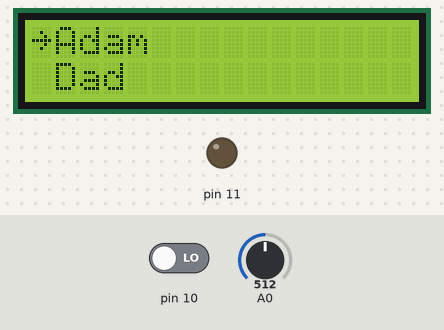
A sketch run on a simulated Arduino Uno, built with avr-gcc and run on an emulated ATmega328P. On the bench: 16×2 character LCD, output pins drawn as LEDs (lit = HIGH). The test bench sets the inputs (shaded band); at power-on: A0 = 512, pin 10 LOW. What the sketch prints to the serial monitor is not drawn.

Above: at 1.2 s.
1.3 s: A0 set to 417
2.8 s: A0 set to 381
At 3.04 s:
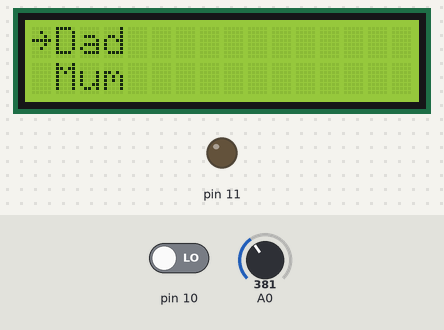
At 3.68 s:
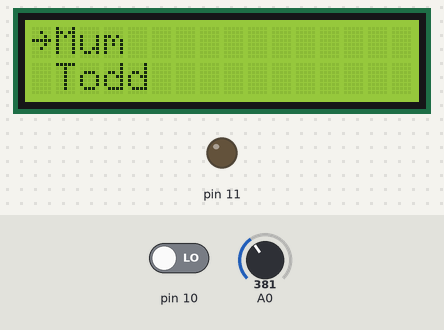
4.8 s: A0 set to 716
At 6.5 s:
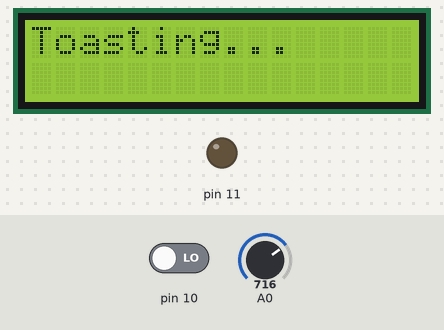
Timing chart, 0 to 8.0 s (numbered marks = the images above; inputs shaded):
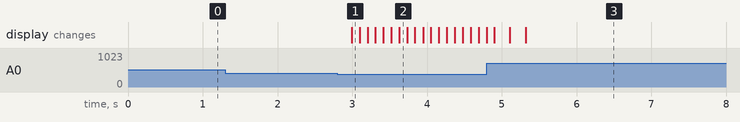

The sketch:

toastDuino.ino
```cpp
/* Author: Adam Sherlaw
 * Created: August 2014
 * adamsherlaw@gmail.com
 *
 * Code is open source, feel free to use, modify, distribute
 * as you wish. Please include reference to the original creator
 * when doing so.
 */
#include <LiquidCrystal.h>
#include <EEPROM.h>
#include <avr/pgmspace.h>

LiquidCrystal lcd(8, 9, 4, 5, 6, 7);

// Global strings to store last two lines of display
String message0 = "";
String message1 = "";


/*
 * Multi user toaster that allows for each user to have their
 * own toasting setting to avoid dissapointments in the mornings.
 *
 * Toaster should be set to the highest toasting setting before use
 * as the microcontroller takes over stopping the toaster at the
 * correct time depending on the user selected.
 *
 * Having the original timer still in place means that the toaster
 * will still operate as intended by the manuafacturer and poses no
 * extra danger to the user.
 *
 * Control of the toaster is obtained through an optocoupler
 * which means that there is no contact with the high voltage side of the
 * toaster and the optocopler simply bypasses the cancel switch to stop the
 * toasting.
 *
 * A leaf switch is placed at the bottom of the toasters toast carrage that
 * is activated when the toasting is loaded and toasting has begun.
 *
 */


void setup()
{
  // Set up serial for debugging
  Serial.begin(9600);
  // Set up LCD display for display
  lcd.begin(16, 2);
  lcd.setCursor(0, 0);

  lcd.print("ToastDuino");
  lcd.setCursor(0, 1);
  lcd.print("By Adam Sherlaw");
  // Toaster control inputs and output
  pinMode(A0, INPUT);
  pinMode(10, INPUT);
  pinMode(11, OUTPUT);
}


void loop()
{
  // Array of users
  PROGMEM char* users[] = {
    "Adam", "Dad", "Mum", "Todd", "Sam", ""   };
  // Array of options
  PROGMEM char* option[] = {
    "Run", "Set", "Cancel", ""   };

  // Select User then select option - delay for debounce of buttons
  int user = menuSelect(users, 5);
  delay(200);
  int opt = menuSelect(option, 3);
  delay(200);

  byte value;
  int save;
  int button = 100;
  int time = 0;


  switch (opt)
  {
  // Run toasting
  case 0:
    // Pull toast settings from eeprom
    value = EEPROM.read(user);
    // Debugging statements
    Serial.print(user);
    Serial.print("\t");
    Serial.println(value, DEC);
    // Run the toast cycle
    toast(value);
    delay(2000);
    break;

  // Set toast time
  case 1:
    button = 5;
    // Display the stored value for the user
    time = int(EEPROM.read(user));
    lcdText(0, "Time:");
    lcdText(1, String(time));

    // Increment or decrement the time for toasting
    // Loop until button 0 is pressed
    while(button) {
      button = readUserInput();
      delay(100); // Debounce
      if (button == 3 && time > 0) time --;
      if (button == 4 && time < 255) time ++;
      lcdText(1, String(time));

      // When button 0 is pressed, store the current toast time
      if (button == 0) {
        Serial.println(time);
        EEPROM.write(user, time);
      }
    }
    break;
  }
}

/* Select a menu option.
 * Method moves the current option to the top of the screen
 * Achieved by redrawing the entire LCD when an up or down arrow
 * is pressed.
 * Returns the selected menu item (index of item) from the menu item array
 */
int menuSelect(char *menu[], int length)
{
  int selection = 0;
  int input;

  // Infinate loop until button 0 is pressed.
  while (1) {
    // Keep the selection inside the range of the array
    selection = selection % length;
    // Display the current menu item on the top line followed by the next item
    lcdText(0, String(char(126) + String(menu[selection])));
    // Empty line means we are at the end
    if (menu[selection + 1][0] != 0) lcdText(1, String(" " + String(menu[selection + 1])));
    else lcdClearLine(1);

    // Read the user input - i.e. button press to move items up or down the display
    input = readUserInput();

    if (input == 0) return selection;
    if (input == 3 && selection != 0) selection --;
    if (input ==4) selection ++;

    delay(100); // Debounce on buttons
  }
}


// Displays the given text on the specified line of the lcd
void lcdText(int line, String lcdMessage) {
  // Don't display an unchanged message to eliminate flicker
  if (line == 0 && message0 == lcdMessage) return;
  if (line == 1 && message1 == lcdMessage) return;

  // Else there must be a new line of text to display
  lcdClearLine(line);
  lcd.print(lcdMessage);
  if (line == 0) message0 = lcdMessage;
  else message1 = lcdMessage;
}

// Clears the given lcd line
void lcdClearLine(int line)
{
  lcd.setCursor(0, line);
  lcd.print("                ");
  lcd.setCursor(0, line);
}


/* Reads the input A0 (Freetronics LCD Shield) for user input.
 * Returns:
 * 0: Select keypress
 * 1: Left keypress
 * 2: Right keypress
 * 3: Up keypress
 * 4: Down keypress
 * 5: No button pressed.
 */
int readUserInput()
{
  int input = analogRead(A0);
  if (input > 700 && input < 800) return 0;
  if (input > 450 && input < 550) return 1;
  if (input > 0 && input < 50) return 2;
  if (input > 100 && input < 200) return 3;
  if (input > 300 && input < 400) return 4;
  else return 5;
}

/* Activate toaster for given time
 * Timer begins when the user presses the
 * toaster down.
 */
void toast(int time)
{
  int button = 5;
  // Converts users input time to milliseconds - Crude / Possibly incorrect at this stage
  double cook = double(time) / 100 * 60 * 1000;
  // Debugging
  Serial.println(cook);
  lcdText(0, "Push Toast ");
  lcdText(1, "down to begin");

  // While the toaster is not pressed - Wait
  while (digitalRead(10)) delay(10);

  // Alert user to current state
  lcdText(0, "Toasting...");
  lcdClearLine(1);
  delay(cook);
  cancelToast();
  lcdText(0, "TOAST COMPLETE!");
  lcdClearLine(1);
}

/* Over rides the toasters external cancel button
 * using an optocoupler to activate the switch.
 */
void cancelToast() {
  Serial.println("TOAST DONE");
  digitalWrite(11, HIGH);
  delay(100);
  digitalWrite(11, LOW);
}
```

Measured:
- the behaviour switches between 400 and 399 on A0 (found by bisection; images 0 and 1)
- after the input at 1.3 s, every drawn part: stays the same
- after the input at 2.8 s, the display: changes after 0.19 s (image 1)
